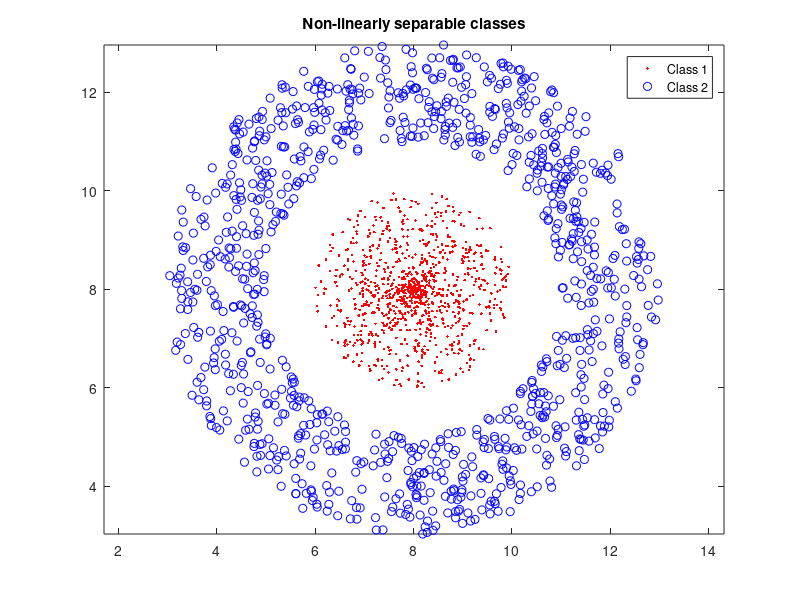

MATLAB code for this plot: (Note: this script raises an error after producing the figure.)
clear all, close all, clc
%% Quadratic classifier

N = 1000;
% Class 1: full circle
% Class 2: Torus/Ring

M1 = [8;8];
R1 = 2;
TetaX = rand(1,N)*2*pi;
Rx = R1*rand(1,N);
X = [Rx.*cos(TetaX); Rx.*sin(TetaX)] + M1*ones(1,N);

M2 = [8;8];
R2 = 3; d=2;
TetaY = rand(1,N)*2*pi;
Ry = R2+d*rand(1,N);
Y = [Ry.*cos(TetaY); Ry.*sin(TetaY)] + M2*ones(1,N);

figure
plot(X(1,:),X(2,:),'r.', Y(1,:), Y(2,:),'bo')
title('Non-linearly separable classes')
legend('Class 1', 'Class 2')
axis equal

%% Quadratic classifier creation
Gama = ones(2*N,1);
Gama(N+1:end) = ones(N,1)*1.5;

Z = [ ones(1,N) -ones(1,N); ...
    X -Y;...
    X(1,:).^2 -Y(1,:).^2; ...
    2*X(1,:).*X(2,:) -2*Y(1,:).*Y(2,:);...
    X(2,:).^2 -Y(2,:).^2
    ];
    
W = pinv(Z')*Gama;
v0 = W(1); v = W(2:3); Q = [W(4:5); W(5:6)];

syms xp yp
[xp, yp, ~,~] = solve(v0+v(1)*xp+v(2)*yp+...
    xp^2*Q(1)+xp*yp*2*Q(2)+yp^2*Q(4), xp, yp, 'returnconditions',true);

z = 4:0.0001:12;
xp = eval(xp);  xplot = [xp(1,:) fliplr(xp(2,:))];
yp = eval(yp);  yplot = [yp(1,:) fliplr(yp(2,:))];

xplot1 = xplot(imag(xplot)==0);
yplot1 = yplot(imag(xplot)==0);

figure(1)
hold on
plot(xplot1,yplot1,'k')
legend('X2','X1','Quadratic classifier')
